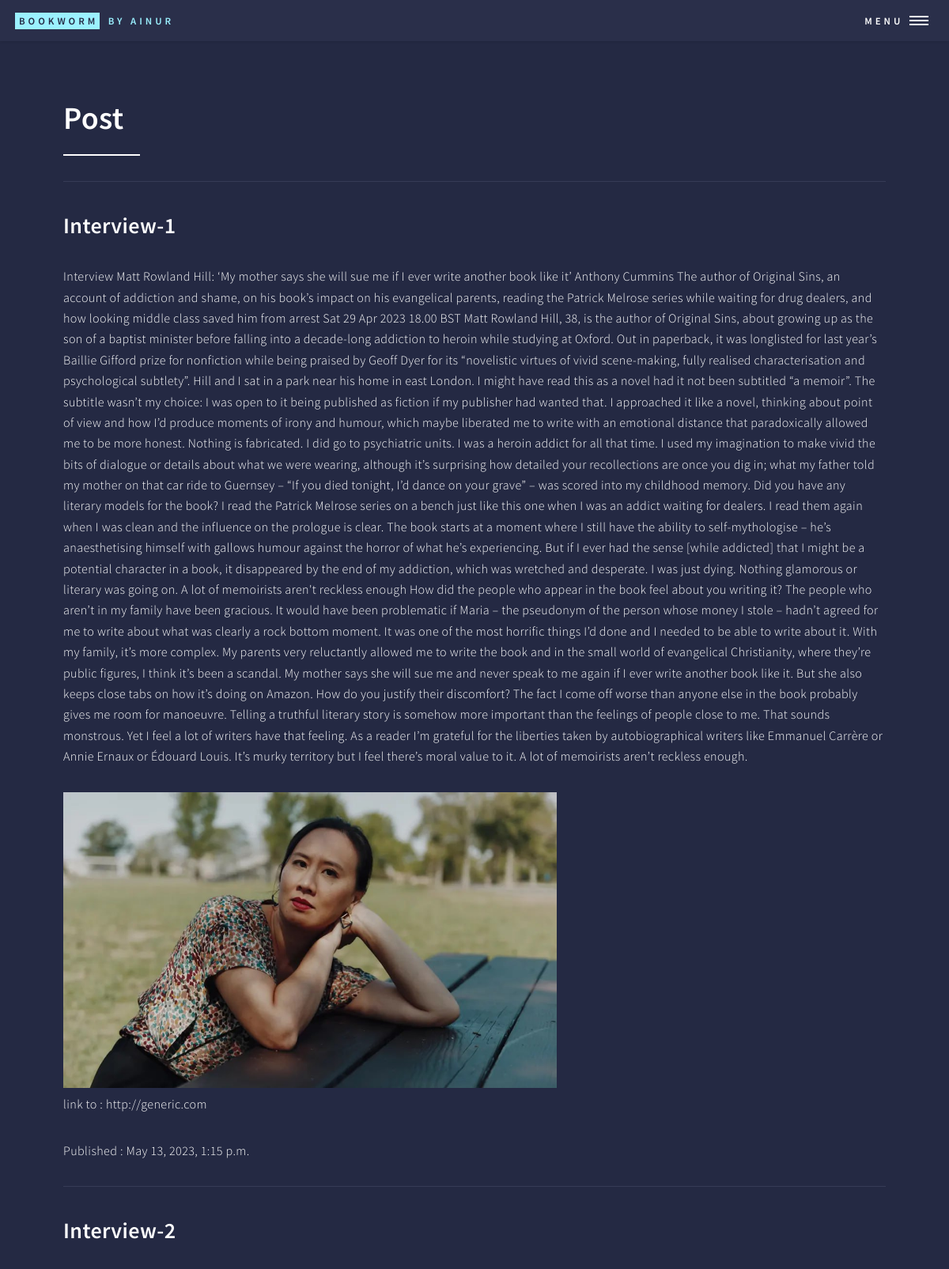
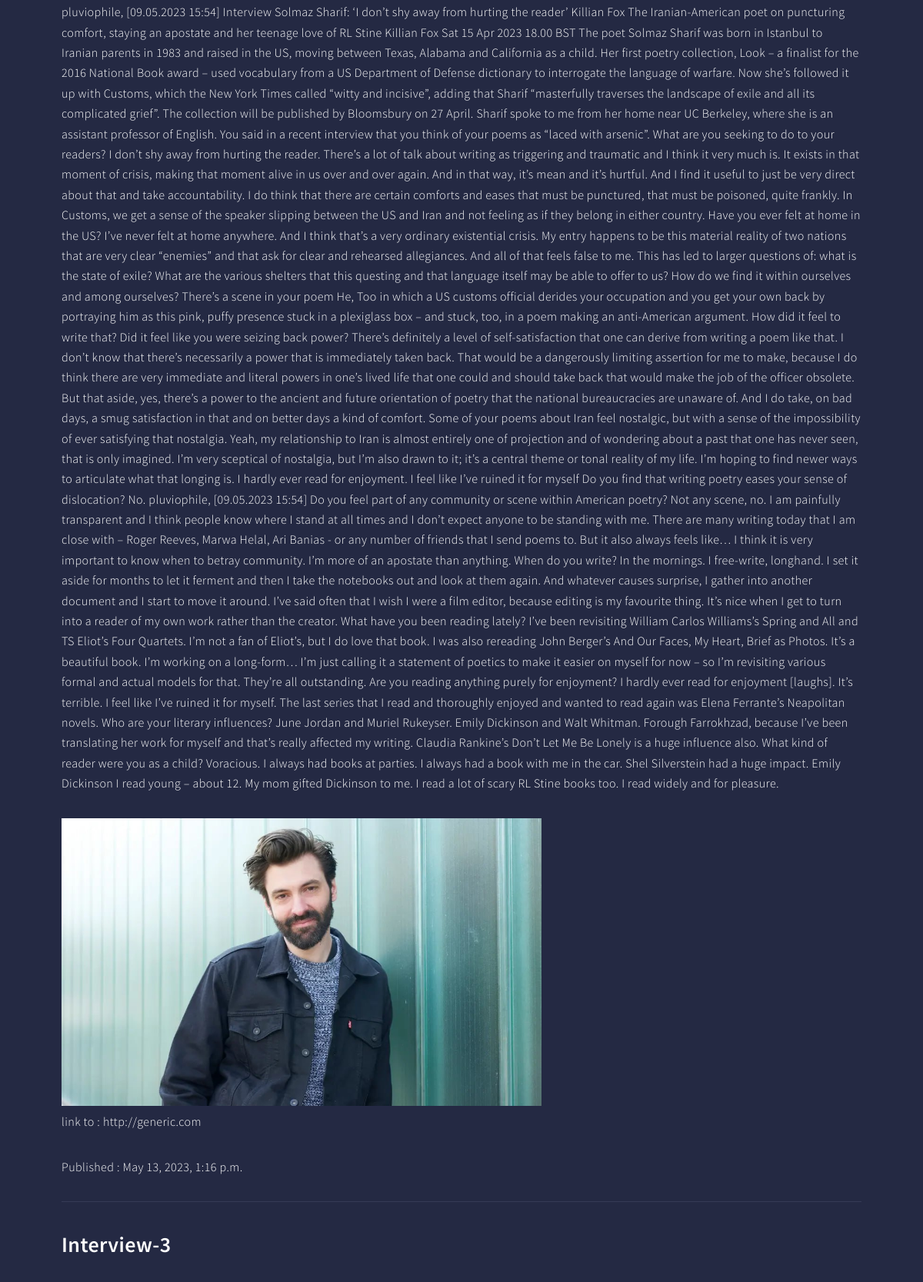
The app's page /generic (upper part) with its own data (2 pictures, top to bottom).
### market/models.py (models this page shows, shortened)
class Post(models.Model):
    p_name = models.CharField(max_length=200)
    p_image = models.ImageField(upload_to='posts/')
    p_post = models.TextField(blank=True)
    p_url = models.URLField(max_length=200)
    time_create = models.DateTimeField(auto_now_add=True)
    time_update = models.DateTimeField(auto_now=True)

### market/views.py (the view)
# urls.py: path('generic', views.generic, name='generic'),
def generic(request):
    poster = Post.objects.all()
    return render(request,'./generic.html' , {'poster' : poster})

### market/template/generic.html (shortened to what this page needs)
{% load static %}
<!DOCTYPE HTML>
<html>
	<head>
		<link rel="stylesheet" href="{%static 'css/main.css'%}" />
	</head>
	<body class="is-preload">
			<div id="wrapper">
					<header id="header">
						<a href="{% url 'index' %}" class="logo"><strong>Bookworm</strong> <span>by Ainur</span></a>
						<nav>
							<a href="#menu">Menu</a>
						</nav>
					</header>
					<div id="main" class="alt">
							<section id="one">
								<div class="inner">
									<header class="major">
										<h1>Post</h1>
									</header>
									<hr>
									{% for ps in poster %}
									<h2>{{ps.p_name}}</h2>
									<p>{{ps.p_post}}</p>
									<img src="{{ps.p_image.url}}" style="width:60%;height: 40%;" alt="" data-position="center center" />
									<p>link to : {{ps.p_url}}</p>
									<p>Published : {{ps.time_create}}</p>
									<hr>
									{% endfor %}
								</div>
							</section>
					</div>
			</div>
	</body>
</html>

### records on screen
Post: p_name "Interview-1", p_post "Interview Matt Rowland Hill: ‘My mother says she will sue me if I ever write another book like it’ Anthony Cummins The author of Original Sins, an account of addiction and shame, on his book’s impact on his evangelical parents, reading the Patrick Melrose series while waiting for drug dealers, and how looking middle class saved him from arrest Sat 29 Apr 2023 18.00 BST Matt Rowland Hill, 38, is the author of Original Sins, about growing up as the son of a baptist minister before falling into a decade-long addiction to heroin while studying at Oxford. Out in paperback, it was longlisted for last year’s Baillie Gifford prize for nonfiction while being praised by Geoff Dyer for its “novelistic…", p_image (picture), p_url "http://generic.com", time_create "May 13, 2023, 1:15 p.m."
Post: p_name "Interview-2", p_post "pluviophile, [09.05.2023 15:54] Interview Solmaz Sharif: ‘I don’t shy away from hurting the reader’ Killian Fox The Iranian-American poet on puncturing comfort, staying an apostate and her teenage love of RL Stine Killian Fox Sat 15 Apr 2023 18.00 BST The poet Solmaz Sharif was born in Istanbul to Iranian parents in 1983 and raised in the US, moving between Texas, Alabama and California as a child. Her first poetry collection, Look – a finalist for the 2016 National Book award – used vocabulary from a US Department of Defense dictionary to interrogate the language of warfare. Now she’s followed it up with Customs, which the New York Times called “witty and incisive”, adding that Sharif…", p_image (picture), p_url "http://generic.com", time_create "May 13, 2023, 1:16 p.m."
Post: p_name "Interview-3"
